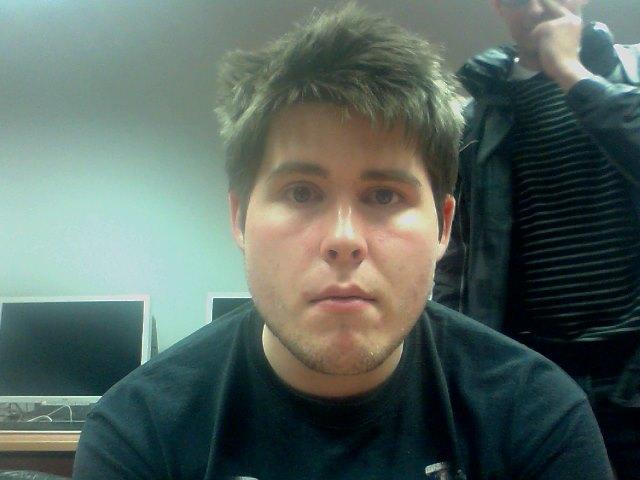
#> input picture training-data/s1/1 — kopia.jpg, 640 x 480 px
$ python face_recognition_from_camera.py
#> lines starting #> are read from the running program, lines starting #| are printed output that depends on the picture; after the words box and inside, x2 and y2 are one past the last pixel; in counts of white or black regions, pixels touching at a corner belong together
import numpy as np
import cv2
import os

face_cascade = cv2.CascadeClassifier('haarcascade_frontalface_default.xml')
cap = cv2.VideoCapture(0)

subjects = ["", "Piotr Blaski", "Elvis Presley","Kamil Szkaradnik","Nicolas Cage","Kasia Siwiec"]


def detect_face(img):
    # convert the test image to gray image as opencv face detector expects gray images
    gray = cv2.cvtColor(img, cv2.COLOR_BGR2GRAY)

    # load OpenCV face detector, I am using LBP which is fast
    # there is also a more accurate but slow Haar classifier
    face_cascade = cv2.CascadeClassifier('opencv-files/lbpcascade_frontalface.xml')

    # let's detect multiscale (some images may be closer to camera than others) images
    # result is a list of faces
    faces = face_cascade.detectMultiScale(gray, scaleFactor=1.2, minNeighbors=5);

    # if no faces are detected then return original img
    if (len(faces) == 0):
        return None, None

    # under the assumption that there will be only one face,
    # extract the face area

    (x, y, w, h) = faces[0]

    # return only the face part of the image
    return gray[y:y + w, x:x + h], faces[0]

def detect_face_mass(img):
    # convert the test image to gray image as opencv face detector expects gray images
    gray = cv2.cvtColor(img, cv2.COLOR_BGR2GRAY)

    # load OpenCV face detector, I am using LBP which is fast
    # there is also a more accurate but slow Haar classifier
    face_cascade = cv2.CascadeClassifier('opencv-files/lbpcascade_frontalface.xml')

    # let's detect multiscale (some images may be closer to camera than others) images
    # result is a list of faces
    faces = face_cascade.detectMultiScale(gray, scaleFactor=1.2, minNeighbors=5);

    # if no faces are detected then return original img
    if (len(faces) == 0):
        return None, None

    # under the assumption that there will be only one face,
    # extract the face area
    facedata = []
    for morda in faces:
        (x, y, w, h) = morda
        mordadata = [gray[y:y + w, x:x + h], morda]
        facedata.append(mordadata)

    # return only the face part of the image
    return facedata


def prepare_training_data(data_folder_path):
    # ------STEP-1--------
    # get the directories (one directory for each subject) in data folder
#> called with data_folder_path = 'training-data'
    dirs = os.listdir(data_folder_path)

    # list to hold all subject faces
    faces = []
    # list to hold labels for all subjects
    labels = []

    # let's go through each directory and read images within it
    for dir_name in dirs:

        # our subject directories start with letter 's' so
        # ignore any non-relevant directories if any
        if not dir_name.startswith("s"):
            continue;

        # ------STEP-2--------
        # extract label number of subject from dir_name
        # format of dir name = slabel
        # , so removing letter 's' from dir_name will give us label
        label = int(dir_name.replace("s", ""))

        # build path of directory containin images for current subject subject
        # sample subject_dir_path = "training-data/s1"
        subject_dir_path = data_folder_path + "/" + dir_name

        # get the images names that are inside the given subject directory
        subject_images_names = os.listdir(subject_dir_path)

        # ------STEP-3--------
        # go through each image name, read image,
        # detect face and add face to list of faces
        for image_name in subject_images_names:

            # ignore system files like .DS_Store
            if image_name.startswith("."):
                continue;

            # build image path
            # sample image path = training-data/s1/1.pgm
            image_path = subject_dir_path + "/" + image_name

            # read image
            image = cv2.imread(image_path)
#> image is the input picture: shape (480, 640, 3); mean B, G, R 96.1, 102.4, 87.5

            # display an image window to show the image
            cv2.imshow("Training on image...", cv2.resize(image, (400, 500)))
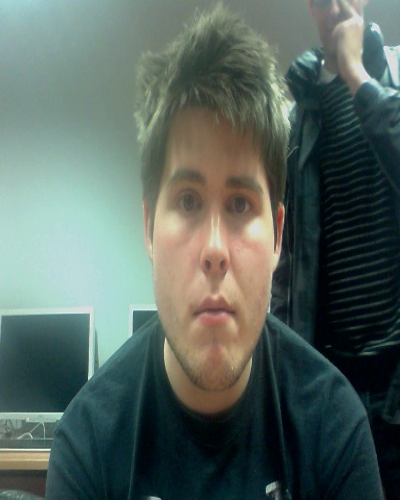
#> window 'Training on image...': shape (500, 400, 3); mean B, G, R 96, 102.3, 87.4
            cv2.waitKey(100)

            # detect face
            face, rect = detect_face(image)
#> in detect_face, `gray = cv2.cvtColor(img, cv2.COLOR_BGR2GRAY)`:
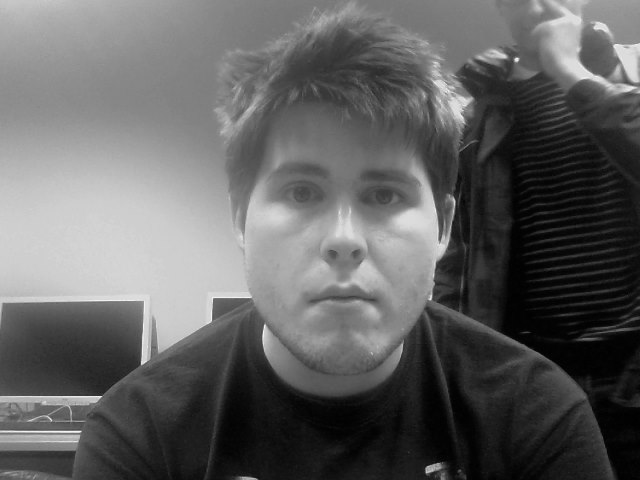
#> gray: shape (480, 640); min 0, max 248, mean 97.2
#> in detect_face, `faces = face_cascade.detectMultiScale(gray, scaleFactor=1.2, minNeighb..`: faces = ()

            # ------STEP-4--------
            # for the purpose of this tutorial
            # we will ignore faces that are not detected
            if face is not None:
                # add face to list of faces
                faces.append(face)
                # add label for this face
                labels.append(label)

    cv2.destroyAllWindows()
    cv2.waitKey(1)
    cv2.destroyAllWindows()

    return faces, labels

print("Preparing data...")
faces, labels = prepare_training_data("training-data")
print("Data prepared")

#print total faces and labels
print("Total faces: ", len(faces))
print("Total labels: ", len(labels))

face_recognizer = cv2.face.LBPHFaceRecognizer_create()

face_recognizer.train(faces, np.array(labels))

def draw_rectangle(img, rect):
    (x, y, w, h) = rect
    cv2.rectangle(img, (x, y), (x+w, y+h), (0, 255, 0), 2)

def draw_text(img, text, x, y):
    cv2.putText(img, text, (x, y), cv2.FONT_HERSHEY_PLAIN, 1.5, (0, 255, 0), 2)


def predict(test_img):
    # make a copy of the image as we don't want to chang original image
    img = test_img.copy()
    # detect face from the image
    facedata = detect_face_mass(img)

    if facedata is not None:
        for morda in facedata:
    # predict the image using our face recognizer
            if(morda is not None):
                [face,rect] = morda
                label, confidence = face_recognizer.predict(face)
    # get name of respective label returned by face recognizer
                label_text = subjects[label]
                if(confidence<40):
                    label_text = "Unknow"


    # draw a rectangle around face detected
                draw_rectangle(img, rect)
    # draw name of predicted person
                draw_text(img, label_text, rect[0], rect[1] - 5)

    return img

while True:
    ret, frame = cap.read()
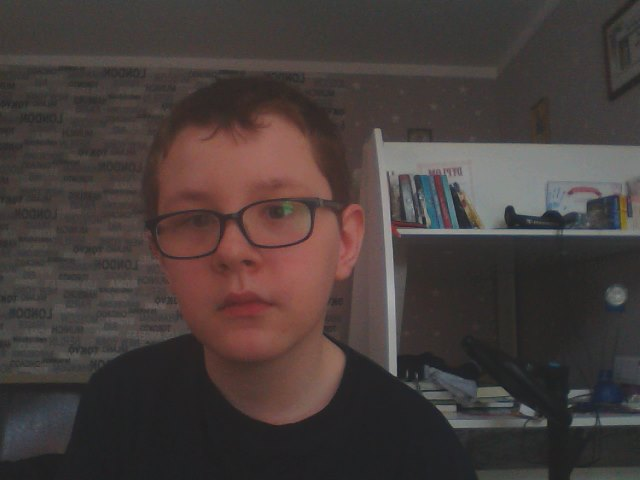
#> input picture Traningdata/1 (1).JPG, 640 x 480 px, given in place of the camera
#> frame is the input picture: shape (480, 640, 3); mean B, G, R 59.2, 61.3, 70.7

    #frame = cv2.cvtColor(frame,cv2.COLOR_BGR2GRAY)

    predicted_frame = predict(frame)
#> in detect_face_mass, `gray = cv2.cvtColor(img, cv2.COLOR_BGR2GRAY)`:
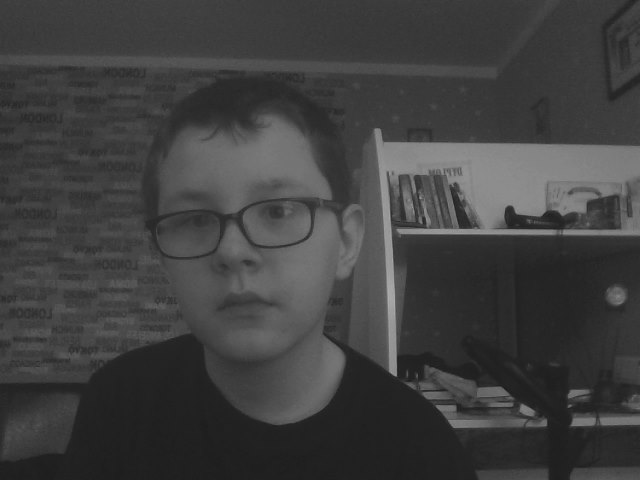
#> gray: shape (480, 640); min 23, max 175, mean 63.9
#> the loop in predict, `for morda in facedata:` made 1 pass
#> pass 1, in predict, `[face,rect] = morda`:
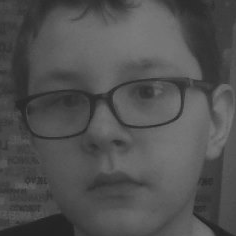
#> face: shape (236, 236); min 33, max 125, mean 80.8
#> after the loop in predict, `for morda in facedata:`:
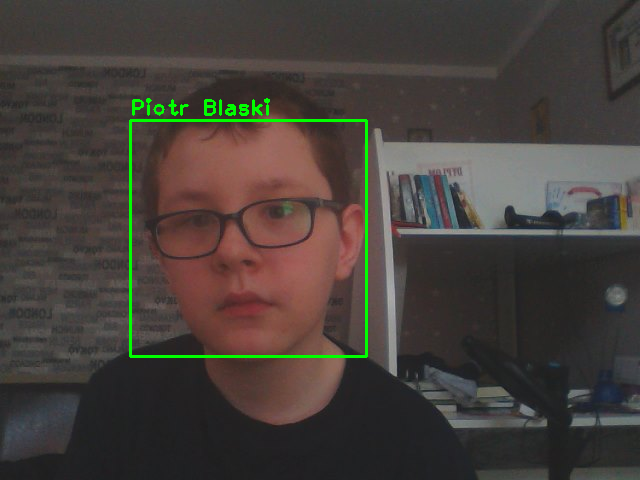
#> img: shape (480, 640, 3); 1.21% of pixels changed, all inside (x1, y1, x2, y2) = (129, 98, 368, 358)
    cv2.imshow('frame', predicted_frame)

    if cv2.waitKey(1) & 0xFF == ord('q'):
#> (key q is pressed here)
        break


cap.release()
cv2.destroyAllWindows()
